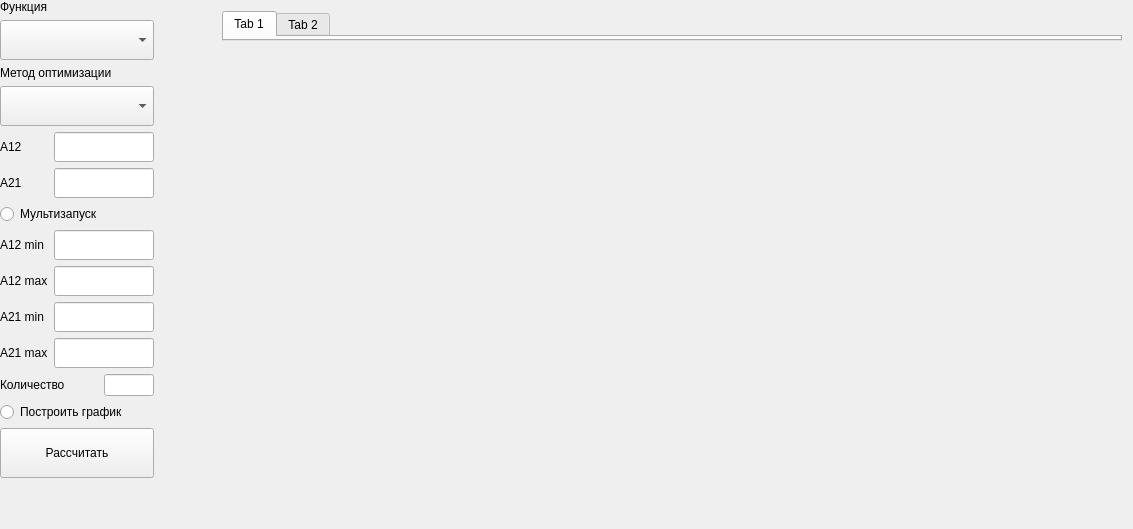
<?xml version="1.0" encoding="UTF-8"?>
<ui version="4.0">
 <class>Form</class>
 <widget class="QWidget" name="Form">
  <property name="geometry">
   <rect>
    <x>0</x>
    <y>0</y>
    <width>1133</width>
    <height>529</height>
   </rect>
  </property>
  <property name="windowTitle">
   <string>Form</string>
  </property>
  <widget class="QTabWidget" name="tabWidget">
   <property name="geometry">
    <rect>
     <x>222</x>
     <y>11</y>
     <width>900</width>
     <height>30</height>
    </rect>
   </property>
   <property name="minimumSize">
    <size>
     <width>900</width>
     <height>0</height>
    </size>
   </property>
   <widget class="QWidget" name="tab">
    <attribute name="title">
     <string>Tab 1</string>
    </attribute>
   </widget>
   <widget class="QWidget" name="tab_2">
    <attribute name="title">
     <string>Tab 2</string>
    </attribute>
   </widget>
  </widget>
  <widget class="QWidget" name="">
   <layout class="QVBoxLayout" name="verticalLayout_4">
    <item>
     <layout class="QVBoxLayout" name="verticalLayout_2">
      <item>
       <widget class="QLabel" name="label_13">
        <property name="text">
         <string>Функция</string>
        </property>
       </widget>
      </item>
      <item>
       <widget class="QComboBox" name="comboBox_2">
        <property name="minimumSize">
         <size>
          <width>0</width>
          <height>40</height>
         </size>
        </property>
       </widget>
      </item>
      <item>
       <widget class="QLabel" name="label_12">
        <property name="text">
         <string>Метод оптимизации</string>
        </property>
       </widget>
      </item>
      <item>
       <widget class="QComboBox" name="comboBox">
        <property name="minimumSize">
         <size>
          <width>0</width>
          <height>40</height>
         </size>
        </property>
       </widget>
      </item>
     </layout>
    </item>
    <item>
     <layout class="QGridLayout" name="gridLayout_3">
      <item row="0" column="0">
       <widget class="QLabel" name="label_9">
        <property name="text">
         <string>A12</string>
        </property>
       </widget>
      </item>
      <item row="0" column="1">
       <widget class="QLineEdit" name="lineEdit_9">
        <property name="minimumSize">
         <size>
          <width>0</width>
          <height>30</height>
         </size>
        </property>
        <property name="maximumSize">
         <size>
          <width>100</width>
          <height>16777215</height>
         </size>
        </property>
       </widget>
      </item>
      <item row="1" column="0">
       <widget class="QLabel" name="label_10">
        <property name="text">
         <string>A21</string>
        </property>
       </widget>
      </item>
      <item row="1" column="1">
       <widget class="QLineEdit" name="lineEdit_10">
        <property name="minimumSize">
         <size>
          <width>0</width>
          <height>30</height>
         </size>
        </property>
        <property name="maximumSize">
         <size>
          <width>100</width>
          <height>16777215</height>
         </size>
        </property>
       </widget>
      </item>
     </layout>
    </item>
    <item>
     <layout class="QVBoxLayout" name="verticalLayout">
      <item>
       <widget class="QRadioButton" name="radioButton_2">
        <property name="text">
         <string>Мультизапуск</string>
        </property>
       </widget>
      </item>
      <item>
       <layout class="QGridLayout" name="gridLayout">
        <item row="1" column="0">
         <widget class="QLabel" name="label_2">
          <property name="text">
           <string>A12 max</string>
          </property>
         </widget>
        </item>
        <item row="0" column="1" colspan="2">
         <widget class="QLineEdit" name="lineEdit">
          <property name="minimumSize">
           <size>
            <width>0</width>
            <height>30</height>
           </size>
          </property>
          <property name="maximumSize">
           <size>
            <width>100</width>
            <height>16777215</height>
           </size>
          </property>
         </widget>
        </item>
        <item row="2" column="1" colspan="2">
         <widget class="QLineEdit" name="lineEdit_3">
          <property name="minimumSize">
           <size>
            <width>0</width>
            <height>30</height>
           </size>
          </property>
          <property name="maximumSize">
           <size>
            <width>100</width>
            <height>16777215</height>
           </size>
          </property>
         </widget>
        </item>
        <item row="3" column="0">
         <widget class="QLabel" name="label_4">
          <property name="text">
           <string>A21 max</string>
          </property>
         </widget>
        </item>
        <item row="2" column="0">
         <widget class="QLabel" name="label_3">
          <property name="text">
           <string>A21 min</string>
          </property>
         </widget>
        </item>
        <item row="3" column="1" colspan="2">
         <widget class="QLineEdit" name="lineEdit_4">
          <property name="minimumSize">
           <size>
            <width>0</width>
            <height>30</height>
           </size>
          </property>
          <property name="maximumSize">
           <size>
            <width>100</width>
            <height>16777215</height>
           </size>
          </property>
         </widget>
        </item>
        <item row="1" column="1" colspan="2">
         <widget class="QLineEdit" name="lineEdit_2">
          <property name="minimumSize">
           <size>
            <width>0</width>
            <height>30</height>
           </size>
          </property>
          <property name="maximumSize">
           <size>
            <width>100</width>
            <height>16777215</height>
           </size>
          </property>
         </widget>
        </item>
        <item row="4" column="0" colspan="2">
         <widget class="QLabel" name="label_11">
          <property name="text">
           <string>Количество</string>
          </property>
         </widget>
        </item>
        <item row="4" column="2">
         <widget class="QLineEdit" name="lineEdit_11">
          <property name="maximumSize">
           <size>
            <width>50</width>
            <height>16777215</height>
           </size>
          </property>
         </widget>
        </item>
        <item row="0" column="0">
         <widget class="QLabel" name="label">
          <property name="text">
           <string>A12 min</string>
          </property>
         </widget>
        </item>
       </layout>
      </item>
     </layout>
    </item>
    <item>
     <layout class="QVBoxLayout" name="verticalLayout_3">
      <item>
       <widget class="QRadioButton" name="radioButton">
        <property name="text">
         <string>Построить график</string>
        </property>
       </widget>
      </item>
      <item>
       <widget class="QPushButton" name="CalculateButton">
        <property name="minimumSize">
         <size>
          <width>0</width>
          <height>50</height>
         </size>
        </property>
        <property name="text">
         <string>Рассчитать</string>
        </property>
       </widget>
      </item>
     </layout>
    </item>
   </layout>
  </widget>
 </widget>
 <resources/>
 <connections/>
</ui>
